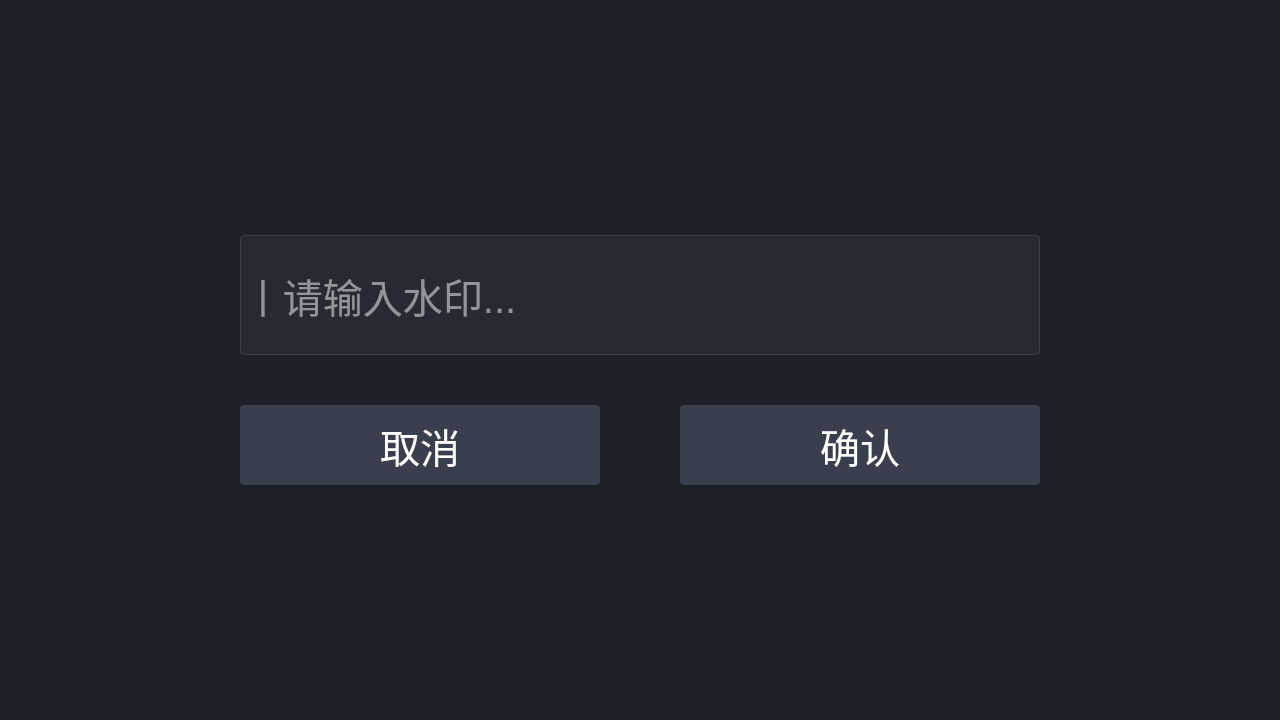
<?xml version="1.0" encoding="UTF-8"?>
<ui version="4.0">
 <class>OsdView</class>
 <widget class="QWidget" name="OsdView">
  <property name="geometry">
   <rect>
    <x>0</x>
    <y>0</y>
    <width>1280</width>
    <height>720</height>
   </rect>
  </property>
  <property name="windowTitle">
   <string>Form</string>
  </property>
  <property name="styleSheet">
   <string notr="true">#OsdView{
background: rgba(29, 32, 41, 1);
}
#widget_edit{

}
#lineEdit{
opacity: 1;
border-radius: 4px;
background: rgba(39, 42, 51, 1);
border: 1px solid rgba(59, 63, 75, 1);
font-size: 40px;
font-weight: 400;
letter-spacing: 0px;
line-height: 57.92px;
color: rgba(255, 255, 255, 1);
text-align: center;
vertical-align: middle;
}
#pBtn_sure,#pBtn_close{
border-radius: 4px;
background: rgba(57, 63, 77, 1);
font-size: 40px;
font-weight: 400;
letter-spacing: 0px;
line-height: 57.92px;
color: rgba(255, 255, 255, 1);
text-align: center;
vertical-align: middle;
}
</string>
  </property>
  <layout class="QVBoxLayout" name="verticalLayout_2">
   <property name="spacing">
    <number>0</number>
   </property>
   <property name="leftMargin">
    <number>240</number>
   </property>
   <property name="topMargin">
    <number>0</number>
   </property>
   <property name="rightMargin">
    <number>240</number>
   </property>
   <property name="bottomMargin">
    <number>0</number>
   </property>
   <item>
    <spacer name="verticalSpacer">
     <property name="orientation">
      <enum>Qt::Vertical</enum>
     </property>
     <property name="sizeHint" stdset="0">
      <size>
       <width>20</width>
       <height>40</height>
      </size>
     </property>
    </spacer>
   </item>
   <item>
    <widget class="QWidget" name="widget_edit" native="true">
     <property name="sizePolicy">
      <sizepolicy hsizetype="Preferred" vsizetype="Preferred">
       <horstretch>0</horstretch>
       <verstretch>0</verstretch>
      </sizepolicy>
     </property>
     <layout class="QVBoxLayout" name="verticalLayout">
      <property name="spacing">
       <number>50</number>
      </property>
      <property name="leftMargin">
       <number>0</number>
      </property>
      <property name="rightMargin">
       <number>0</number>
      </property>
      <item>
       <widget class="QLineEdit" name="lineEdit">
        <property name="minimumSize">
         <size>
          <width>0</width>
          <height>120</height>
         </size>
        </property>
        <property name="text">
         <string/>
        </property>
        <property name="maxLength">
         <number>30</number>
        </property>
        <property name="placeholderText">
         <string>丨请输入水印...</string>
        </property>
       </widget>
      </item>
      <item>
       <widget class="QWidget" name="widget_2" native="true">
        <layout class="QHBoxLayout" name="horizontalLayout">
         <property name="spacing">
          <number>80</number>
         </property>
         <property name="leftMargin">
          <number>0</number>
         </property>
         <property name="topMargin">
          <number>0</number>
         </property>
         <property name="rightMargin">
          <number>0</number>
         </property>
         <property name="bottomMargin">
          <number>0</number>
         </property>
         <item>
          <widget class="QPushButton" name="pBtn_close">
           <property name="sizePolicy">
            <sizepolicy hsizetype="Preferred" vsizetype="Fixed">
             <horstretch>0</horstretch>
             <verstretch>0</verstretch>
            </sizepolicy>
           </property>
           <property name="minimumSize">
            <size>
             <width>0</width>
             <height>80</height>
            </size>
           </property>
           <property name="text">
            <string>取消</string>
           </property>
          </widget>
         </item>
         <item>
          <widget class="QPushButton" name="pBtn_sure">
           <property name="sizePolicy">
            <sizepolicy hsizetype="Preferred" vsizetype="Fixed">
             <horstretch>0</horstretch>
             <verstretch>0</verstretch>
            </sizepolicy>
           </property>
           <property name="minimumSize">
            <size>
             <width>0</width>
             <height>80</height>
            </size>
           </property>
           <property name="text">
            <string>确认</string>
           </property>
          </widget>
         </item>
        </layout>
       </widget>
      </item>
     </layout>
    </widget>
   </item>
   <item>
    <spacer name="verticalSpacer_2">
     <property name="orientation">
      <enum>Qt::Vertical</enum>
     </property>
     <property name="sizeHint" stdset="0">
      <size>
       <width>20</width>
       <height>40</height>
      </size>
     </property>
    </spacer>
   </item>
  </layout>
 </widget>
 <resources/>
 <connections>
  <connection>
   <sender>pBtn_close</sender>
   <signal>clicked()</signal>
   <receiver>OsdView</receiver>
   <slot>close()</slot>
   <hints>
    <hint type="sourcelabel">
     <x>337</x>
     <y>345</y>
    </hint>
    <hint type="destinationlabel">
     <x>-15</x>
     <y>569</y>
    </hint>
   </hints>
  </connection>
  <connection>
   <sender>pBtn_sure</sender>
   <signal>clicked()</signal>
   <receiver>OsdView</receiver>
   <slot>doSure()</slot>
   <hints>
    <hint type="sourcelabel">
     <x>716</x>
     <y>343</y>
    </hint>
    <hint type="destinationlabel">
     <x>1063</x>
     <y>398</y>
    </hint>
   </hints>
  </connection>
 </connections>
 <slots>
  <slot>doSure()</slot>
 </slots>
</ui>
